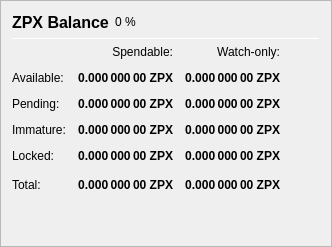
                   <widget class="QFrame" name="frame_Balances">
                    <property name="frameShape">
                     <enum>QFrame::StyledPanel</enum>
                    </property>
                    <property name="frameShadow">
                     <enum>QFrame::Raised</enum>
                    </property>
                    <layout class="QVBoxLayout" name="verticalLayout_4">
                     <item>
                      <layout class="QHBoxLayout" name="horizontalLayout_4">
                       <item>
                        <widget class="QLabel" name="label_5">
                         <property name="minimumSize">
                          <size>
                           <width>0</width>
                           <height>20</height>
                          </size>
                         </property>
                         <property name="font">
                          <font>
                           <pointsize>12</pointsize>
                           <weight>75</weight>
                           <bold>true</bold>
                          </font>
                         </property>
                         <property name="text">
                          <string>ZPX Balance</string>
                         </property>
                        </widget>
                       </item>
                       <item>
                        <widget class="QLabel" name="labelZPXPercent">
                         <property name="text">
                          <string notr="true">0 %</string>
                         </property>
                        </widget>
                       </item>
                       <item>
                        <spacer name="horizontalSpacer_3">
                         <property name="orientation">
                          <enum>Qt::Horizontal</enum>
                         </property>
                         <property name="sizeHint" stdset="0">
                          <size>
                           <width>40</width>
                           <height>20</height>
                          </size>
                         </property>
                        </spacer>
                       </item>
                      </layout>
                     </item>
                     <item>
                      <widget class="Line" name="line_Balance">
                       <property name="minimumSize">
                        <size>
                         <width>0</width>
                         <height>1</height>
                        </size>
                       </property>
                       <property name="maximumSize">
                        <size>
                         <width>16777215</width>
                         <height>1</height>
                        </size>
                       </property>
                       <property name="orientation">
                        <enum>Qt::Horizontal</enum>
                       </property>
                      </widget>
                     </item>
                     <item>
                      <layout class="QGridLayout" name="gridLayout">
                       <property name="spacing">
                        <number>12</number>
                       </property>
                       <item row="0" column="1">
                        <widget class="QLabel" name="labelSpendable">
                         <property name="text">
                          <string>Spendable:</string>
                         </property>
                         <property name="alignment">
                          <set>Qt::AlignRight|Qt::AlignTrailing|Qt::AlignVCenter</set>
                         </property>
                        </widget>
                       </item>
                       <item row="0" column="2">
                        <widget class="QLabel" name="labelWatchonly">
                         <property name="text">
                          <string>Watch-only:</string>
                         </property>
                         <property name="alignment">
                          <set>Qt::AlignRight|Qt::AlignTrailing|Qt::AlignVCenter</set>
                         </property>
                        </widget>
                       </item>
                       <item row="1" column="0">
                        <widget class="QLabel" name="labelBalanceText">
                         <property name="text">
                          <string>Available:</string>
                         </property>
                        </widget>
                       </item>
                       <item row="1" column="1">
                        <widget class="QLabel" name="labelBalance">
                         <property name="font">
                          <font>
                           <weight>75</weight>
                           <bold>true</bold>
                          </font>
                         </property>
                         <property name="cursor">
                          <cursorShape>IBeamCursor</cursorShape>
                         </property>
                         <property name="toolTip">
                          <string>Your current spendable balance</string>
                         </property>
                         <property name="text">
                          <string notr="true">0.000 000 00 ZPX</string>
                         </property>
                         <property name="alignment">
                          <set>Qt::AlignRight|Qt::AlignTrailing|Qt::AlignVCenter</set>
                         </property>
                         <property name="textInteractionFlags">
                          <set>Qt::LinksAccessibleByMouse|Qt::TextSelectableByKeyboard|Qt::TextSelectableByMouse</set>
                         </property>
                        </widget>
                       </item>
                       <item row="1" column="2">
                        <widget class="QLabel" name="labelWatchAvailable">
                         <property name="font">
                          <font>
                           <weight>75</weight>
                           <bold>true</bold>
                          </font>
                         </property>
                         <property name="cursor">
                          <cursorShape>IBeamCursor</cursorShape>
                         </property>
                         <property name="toolTip">
                          <string>Your current balance in watch-only addresses</string>
                         </property>
                         <property name="text">
                          <string notr="true">0.000 000 00 ZPX</string>
                         </property>
                         <property name="alignment">
                          <set>Qt::AlignRight|Qt::AlignTrailing|Qt::AlignVCenter</set>
                         </property>
                         <property name="textInteractionFlags">
                          <set>Qt::LinksAccessibleByMouse|Qt::TextSelectableByKeyboard|Qt::TextSelectableByMouse</set>
                         </property>
                        </widget>
                       </item>
                       <item row="2" column="0">
                        <widget class="QLabel" name="labelPendingText">
                         <property name="text">
                          <string>Pending:</string>
                         </property>
                        </widget>
                       </item>
                       <item row="2" column="1">
                        <widget class="QLabel" name="labelUnconfirmed">
                         <property name="font">
                          <font>
                           <weight>75</weight>
                           <bold>true</bold>
                          </font>
                         </property>
                         <property name="cursor">
                          <cursorShape>IBeamCursor</cursorShape>
                         </property>
                         <property name="toolTip">
                          <string>Total of transactions that have yet to be confirmed, and do not yet count toward the spendable balance</string>
                         </property>
                         <property name="text">
                          <string notr="true">0.000 000 00 ZPX</string>
                         </property>
                         <property name="alignment">
                          <set>Qt::AlignRight|Qt::AlignTrailing|Qt::AlignVCenter</set>
                         </property>
                         <property name="textInteractionFlags">
                          <set>Qt::LinksAccessibleByMouse|Qt::TextSelectableByKeyboard|Qt::TextSelectableByMouse</set>
                         </property>
                        </widget>
                       </item>
                       <item row="2" column="2">
                        <widget class="QLabel" name="labelWatchPending">
                         <property name="font">
                          <font>
                           <weight>75</weight>
                           <bold>true</bold>
                          </font>
                         </property>
                         <property name="cursor">
                          <cursorShape>IBeamCursor</cursorShape>
                         </property>
                         <property name="toolTip">
                          <string>Unconfirmed transactions to watch-only addresses</string>
                         </property>
                         <property name="text">
                          <string notr="true">0.000 000 00 ZPX</string>
                         </property>
                         <property name="alignment">
                          <set>Qt::AlignRight|Qt::AlignTrailing|Qt::AlignVCenter</set>
                         </property>
                         <property name="textInteractionFlags">
                          <set>Qt::LinksAccessibleByMouse|Qt::TextSelectableByKeyboard|Qt::TextSelectableByMouse</set>
                         </property>
                        </widget>
                       </item>
                       <item row="3" column="0">
                        <widget class="QLabel" name="labelImmatureText">
                         <property name="text">
                          <string>Immature:</string>
                         </property>
                        </widget>
                       </item>
                       <item row="3" column="1">
                        <widget class="QLabel" name="labelImmature">
                         <property name="font">
                          <font>
                           <weight>75</weight>
                           <bold>true</bold>
                          </font>
                         </property>
                         <property name="cursor">
                          <cursorShape>IBeamCursor</cursorShape>
                         </property>
                         <property name="toolTip">
                          <string>Staked or masternode rewards that has not yet matured</string>
                         </property>
                         <property name="text">
                          <string notr="true">0.000 000 00 ZPX</string>
                         </property>
                         <property name="alignment">
                          <set>Qt::AlignRight|Qt::AlignTrailing|Qt::AlignVCenter</set>
                         </property>
                         <property name="textInteractionFlags">
                          <set>Qt::LinksAccessibleByMouse|Qt::TextSelectableByKeyboard|Qt::TextSelectableByMouse</set>
                         </property>
                        </widget>
                       </item>
                       <item row="3" column="2">
                        <widget class="QLabel" name="labelWatchImmature">
                         <property name="font">
                          <font>
                           <weight>75</weight>
                           <bold>true</bold>
                          </font>
                         </property>
                         <property name="cursor">
                          <cursorShape>IBeamCursor</cursorShape>
                         </property>
                         <property name="toolTip">
                          <string>Staked or masternode rewards in watch-only addresses that has not yet matured</string>
                         </property>
                         <property name="text">
                          <string notr="true">0.000 000 00 ZPX</string>
                         </property>
                         <property name="alignment">
                          <set>Qt::AlignRight|Qt::AlignTrailing|Qt::AlignVCenter</set>
                         </property>
                         <property name="textInteractionFlags">
                          <set>Qt::LinksAccessibleByMouse|Qt::TextSelectableByKeyboard|Qt::TextSelectableByMouse</set>
                         </property>
                        </widget>
                       </item>
                       <item row="4" column="0">
                        <widget class="QLabel" name="labelLockedBalanceText">
                         <property name="toolTip">
                          <string>Locked ZPX or Masternode collaterals. These are excluded from zZPX minting.</string>
                         </property>
                         <property name="text">
                          <string>Locked:</string>
                         </property>
                        </widget>
                       </item>
                       <item row="4" column="1">
                        <widget class="QLabel" name="labelLockedBalance">
                         <property name="font">
                          <font>
                           <weight>75</weight>
                           <bold>true</bold>
                          </font>
                         </property>
                         <property name="cursor">
                          <cursorShape>IBeamCursor</cursorShape>
                         </property>
                         <property name="toolTip">
                          <string>Locked ZPX or Masternode collaterals. These are excluded from zZPX minting.</string>
                         </property>
                         <property name="text">
                          <string notr="true">0.000 000 00 ZPX</string>
                         </property>
                         <property name="alignment">
                          <set>Qt::AlignRight|Qt::AlignTrailing|Qt::AlignVCenter</set>
                         </property>
                         <property name="textInteractionFlags">
                          <set>Qt::LinksAccessibleByMouse|Qt::TextSelectableByKeyboard|Qt::TextSelectableByMouse</set>
                         </property>
                        </widget>
                       </item>
                       <item row="4" column="2">
                        <widget class="QLabel" name="labelWatchLocked">
                         <property name="font">
                          <font>
                           <weight>75</weight>
                           <bold>true</bold>
                          </font>
                         </property>
                         <property name="cursor">
                          <cursorShape>IBeamCursor</cursorShape>
                         </property>
                         <property name="toolTip">
                          <string>Current locked balance in watch-only addresses</string>
                         </property>
                         <property name="text">
                          <string notr="true">0.000 000 00 ZPX</string>
                         </property>
                         <property name="alignment">
                          <set>Qt::AlignRight|Qt::AlignTrailing|Qt::AlignVCenter</set>
                         </property>
                         <property name="textInteractionFlags">
                          <set>Qt::LinksAccessibleByMouse|Qt::TextSelectableByKeyboard|Qt::TextSelectableByMouse</set>
                         </property>
                        </widget>
                       </item>
                       <item row="5" column="0">
                        <widget class="QLabel" name="labelTotalText">
                         <property name="toolTip">
                          <string>Your current Zaprex balance, unconfirmed and immature transactions included</string>
                         </property>
                         <property name="text">
                          <string>Total:</string>
                         </property>
                        </widget>
                       </item>
                       <item row="5" column="1">
                        <widget class="QLabel" name="labelTotal">
                         <property name="font">
                          <font>
                           <weight>75</weight>
                           <bold>true</bold>
                          </font>
                         </property>
                         <property name="cursor">
                          <cursorShape>IBeamCursor</cursorShape>
                         </property>
                         <property name="toolTip">
                          <string>Your current Zaprex balance, unconfirmed and immature transactions included</string>
                         </property>
                         <property name="text">
                          <string notr="true">0.000 000 00 ZPX</string>
                         </property>
                         <property name="alignment">
                          <set>Qt::AlignRight|Qt::AlignTrailing|Qt::AlignVCenter</set>
                         </property>
                         <property name="textInteractionFlags">
                          <set>Qt::LinksAccessibleByMouse|Qt::TextSelectableByKeyboard|Qt::TextSelectableByMouse</set>
                         </property>
                        </widget>
                       </item>
                       <item row="5" column="2">
                        <widget class="QLabel" name="labelWatchTotal">
                         <property name="font">
                          <font>
                           <weight>75</weight>
                           <bold>true</bold>
                          </font>
                         </property>
                         <property name="cursor">
                          <cursorShape>IBeamCursor</cursorShape>
                         </property>
                         <property name="toolTip">
                          <string>Current total balance in watch-only addresses</string>
                         </property>
                         <property name="text">
                          <string notr="true">0.000 000 00 ZPX</string>
                         </property>
                         <property name="alignment">
                          <set>Qt::AlignRight|Qt::AlignTrailing|Qt::AlignVCenter</set>
                         </property>
                         <property name="textInteractionFlags">
                          <set>Qt::LinksAccessibleByMouse|Qt::TextSelectableByKeyboard|Qt::TextSelectableByMouse</set>
                         </property>
                        </widget>
                       </item>
                       <item row="5" column="3">
                        <spacer name="horizontalSpacer_9">
                         <property name="orientation">
                          <enum>Qt::Horizontal</enum>
                         </property>
                         <property name="sizeHint" stdset="0">
                          <size>
                           <width>40</width>
                           <height>20</height>
                          </size>
                         </property>
                        </spacer>
                       </item>
                      </layout>
                     </item>
                     <item>
                      <spacer name="verticalSpacer_3">
                       <property name="orientation">
                        <enum>Qt::Vertical</enum>
                       </property>
                       <property name="sizeHint" stdset="0">
                        <size>
                         <width>20</width>
                         <height>40</height>
                        </size>
                       </property>
                      </spacer>
                     </item>
                    </layout>
                   </widget>
